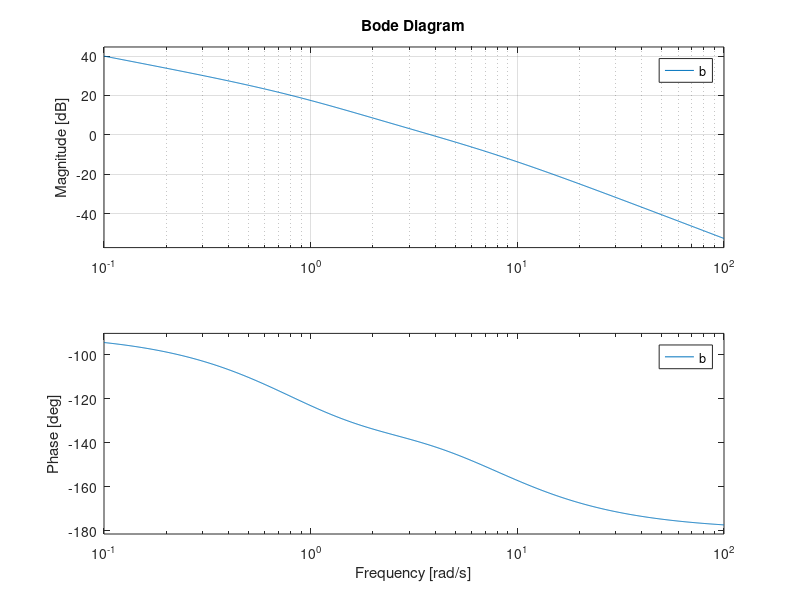
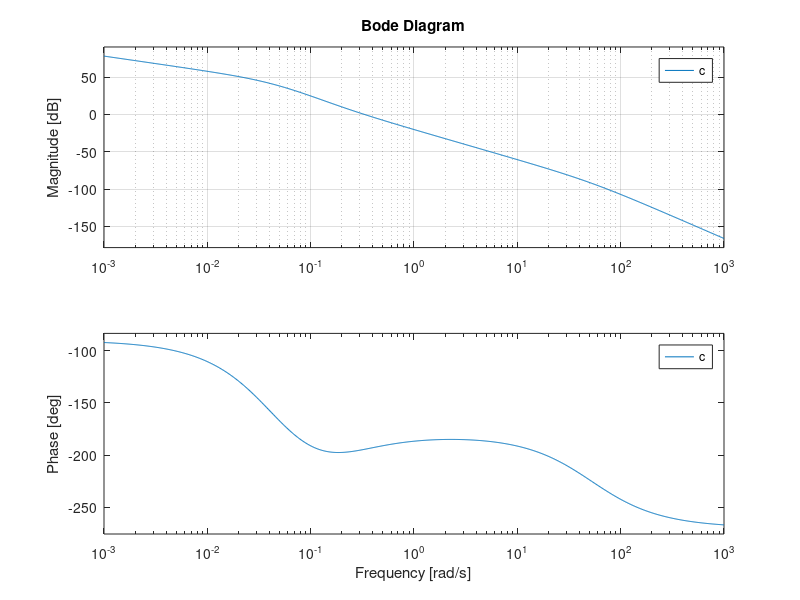
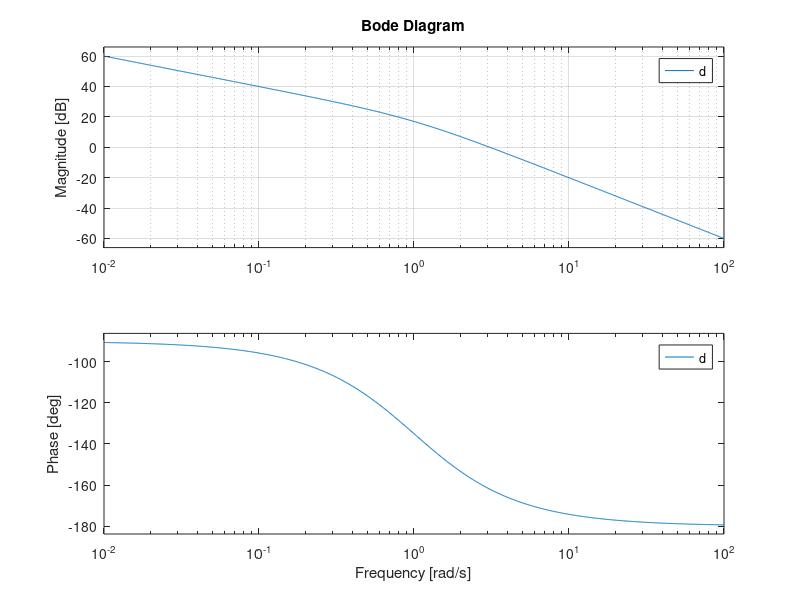
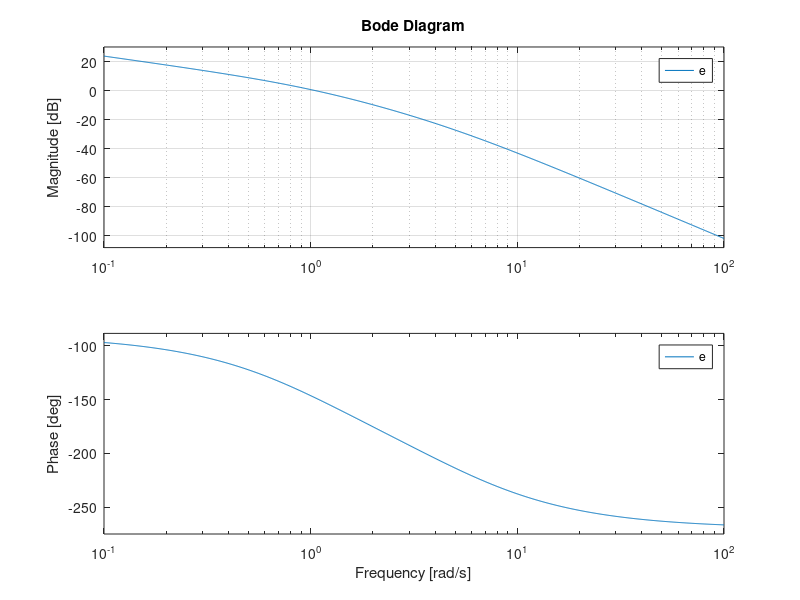

Here is the MATLAB script that generated these plots, in order:
a=tf([37.3 68.65 25],[0.0744 1.69745 11.1938 16.693 1 0]);
bode(a),grid
figure(1)
b=tf([3.85 10],[0.162 1.162 1 0]);
bode(b),grid
figure(2)
c=tf([40 8],[8 418.2 41.2 1 0]);
bode(c),grid
figure(3)
d=tf(10,[1 1 0]);
bode(d),grid
figure(4)
e=tf(8,[1 6 5 0]);
bode(e),grid
figure(5)
f=tf(25,[0.05 0.6 1 0]);
bode(f),grid
figure(6)
